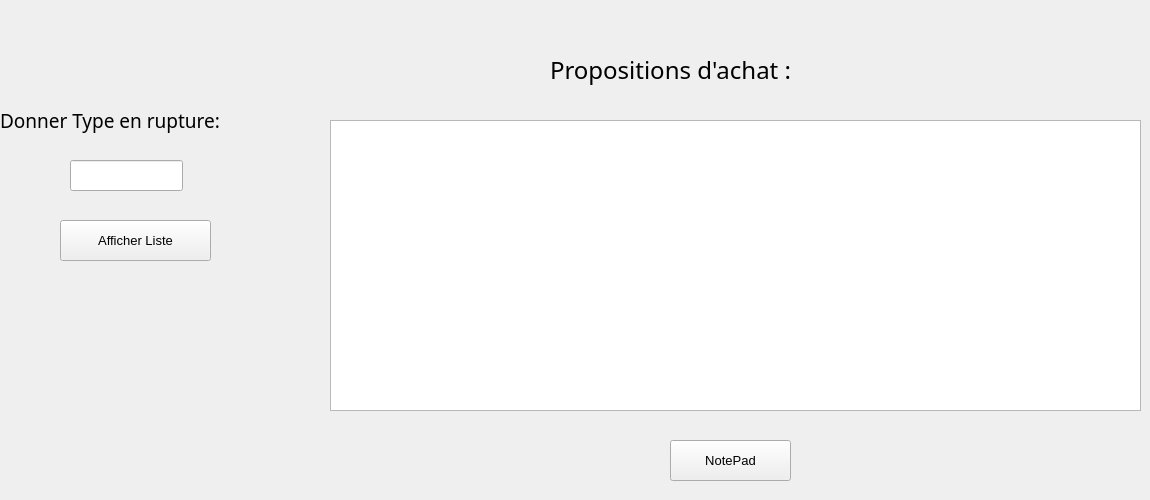
      <widget class="QWidget" name="tab_9">
       <attribute name="icon">
        <iconset resource="photos.qrc">
         <normaloff>:/tri.png</normaloff>:/tri.png</iconset>
       </attribute>
       <attribute name="title">
        <string>Tri</string>
       </attribute>
       <widget class="QLabel" name="label_47">
        <property name="enabled">
         <bool>true</bool>
        </property>
        <property name="geometry">
         <rect>
          <x>10</x>
          <y>330</y>
          <width>301</width>
          <height>161</height>
         </rect>
        </property>
        <property name="text">
         <string/>
        </property>
        <property name="pixmap">
         <pixmap resource="photos.qrc">:/livraison-fournisseurs-achats-gestion-commerciale.png</pixmap>
        </property>
        <property name="scaledContents">
         <bool>true</bool>
        </property>
       </widget>
       <widget class="QLineEdit" name="lineEdit_tri_fournisseur">
        <property name="geometry">
         <rect>
          <x>70</x>
          <y>160</y>
          <width>113</width>
          <height>31</height>
         </rect>
        </property>
        <property name="font">
         <font>
          <family>MV Boli</family>
          <pointsize>10</pointsize>
         </font>
        </property>
       </widget>
       <widget class="QLabel" name="label_48">
        <property name="geometry">
         <rect>
          <x>0</x>
          <y>100</y>
          <width>281</width>
          <height>41</height>
         </rect>
        </property>
        <property name="font">
         <font>
          <family>MV Boli</family>
          <pointsize>10</pointsize>
         </font>
        </property>
        <property name="text">
         <string>&lt;html&gt;&lt;head/&gt;&lt;body&gt;&lt;p&gt;&lt;span style=&quot; font-size:14pt;&quot;&gt;Donner Type en rupture:&lt;/span&gt;&lt;/p&gt;&lt;/body&gt;&lt;/html&gt;</string>
        </property>
       </widget>
       <widget class="QTableView" name="Table_tri_fournisseur">
        <property name="geometry">
         <rect>
          <x>330</x>
          <y>120</y>
          <width>811</width>
          <height>291</height>
         </rect>
        </property>
        <property name="font">
         <font>
          <family>MV Boli</family>
          <pointsize>10</pointsize>
         </font>
        </property>
       </widget>
       <widget class="QPushButton" name="Tri">
        <property name="geometry">
         <rect>
          <x>60</x>
          <y>220</y>
          <width>151</width>
          <height>41</height>
         </rect>
        </property>
        <property name="font">
         <font>
          <pointsize>10</pointsize>
         </font>
        </property>
        <property name="text">
         <string>Afficher Liste</string>
        </property>
        <property name="icon">
         <iconset resource="photos.qrc">
          <normaloff>:/tri.png</normaloff>:/tri.png</iconset>
        </property>
       </widget>
       <widget class="QLabel" name="label_49">
        <property name="geometry">
         <rect>
          <x>550</x>
          <y>40</y>
          <width>311</width>
          <height>61</height>
         </rect>
        </property>
        <property name="font">
         <font>
          <family>MV Boli</family>
          <pointsize>14</pointsize>
         </font>
        </property>
        <property name="text">
         <string>&lt;html&gt;&lt;head/&gt;&lt;body&gt;&lt;p&gt;&lt;span style=&quot; font-size:18pt;&quot;&gt;Propositions d'achat :&lt;/span&gt;&lt;/p&gt;&lt;/body&gt;&lt;/html&gt;</string>
        </property>
       </widget>
       <widget class="QPushButton" name="pushButton_2_fournisseur">
        <property name="geometry">
         <rect>
          <x>670</x>
          <y>440</y>
          <width>121</width>
          <height>41</height>
         </rect>
        </property>
        <property name="font">
         <font>
          <pointsize>10</pointsize>
         </font>
        </property>
        <property name="text">
         <string>NotePad</string>
        </property>
        <property name="icon">
         <iconset resource="photos.qrc">
          <normaloff>:/modiiiif.png</normaloff>:/modiiiif.png</iconset>
        </property>
       </widget>
      </widget>
